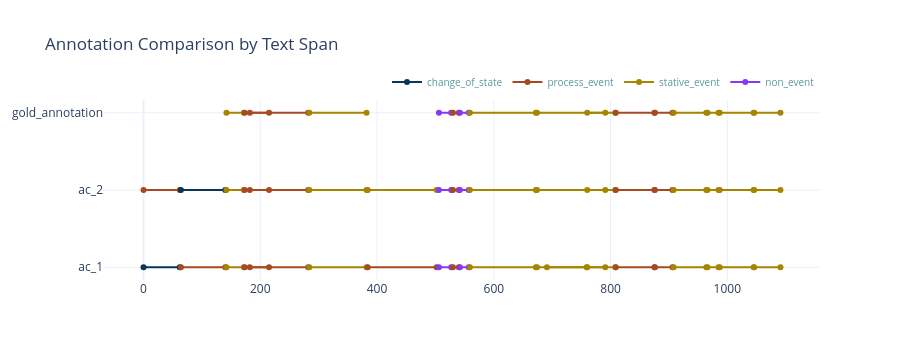

The cell this chart's notebook holds for it:
### Markdown cell above
### Basic example <a class="anchor" id="4.1"></a>

First, we will take a look at all annotation collections by comparing the annotation spans.

### Code cell
# compare the annotation collections by start point
my_project.compare_annotation_collections(
    annotation_collections=['ac_1', 'ac_2', 'gold_annotation']
)

### Figure 1 — Plotly figure (JSON) as saved in the notebook; plotly's stock layout.template omitted (floating-point values rounded to 4 significant figures)
{"data": [{"legendgroup": "change_of_state", "marker": {"color": "#093658"}, "mode": "lines+markers", "name": "change_of_state", "showlegend": true, "text": "<I><br>One morning, as Gregor Samsa was waking up from anxious<br>dreams<br></I>", "x": [0, 62], "y": ["ac_1", "ac_1"], "type": "scatter"}, {"legendgroup": "process_event", "marker": {"color": "#A64B21"}, "mode": "lines+markers", "name": "process_event", "showlegend": true, "text": "<I><br>he discovered that in bed he had been changed into<br>a monstrous verminous bug<br></I>", "x": [64, 140], "y": ["ac_1", "ac_1"], "type": "scatter"}, {"legendgroup": "stative_event", "marker": {"color": "#A68500"}, "mode": "lines+markers", "name": "stative_event", "showlegend": true, "text": "<I><br>He lay on his armour-hard back<br></I>", "x": [142, 172], "y": ["ac_1", "ac_1"], "type": "scatter"}, {"legendgroup": "process_event", "marker": {"color": "#A64B21"}, "mode": "lines+markers", "name": "process_event", "showlegend": false, "text": "<I><br>and saw his brown, arched abdomen divided up into rigid<br>bow-like sections<br></I>", "x": [173, 282], "y": ["ac_1", "ac_1"], "type": "scatter"}, {"legendgroup": "process_event", "marker": {"color": "#A64B21"}, "mode": "lines+markers", "name": "process_event", "showlegend": false, "text": "<I><br>as he lifted his head up a little<br></I>", "x": [182, 215], "y": ["ac_1", "ac_1"], "type": "scatter"}, {"legendgroup": "stative_event", "marker": {"color": "#A68500"}, "mode": "lines+markers", "name": "stative_event", "showlegend": false, "text": "<I><br>From this height the blanket, just about ready to slide<br>off completely, could hardly stay in place<br></I>", "x": [284, 382], "y": ["ac_1", "ac_1"], "type": "scatter"}, {"legendgroup": "process_event", "marker": {"color": "#A64B21"}, "mode": "lines+markers", "name": "process_event", "showlegend": false, "text": "<I><br>His numerous legs, pitifully thin in comparison to the rest<br>of his circumference, flickered helplessly before his eyes<br></I>", "x": [384, 502], "y": ["ac_1", "ac_1"], "type": "scatter"}, {"legendgroup": "non_event", "marker": {"color": "#843AF2"}, "mode": "lines+markers", "name": "non_event", "showlegend": true, "text": "<I><br>What's happened to me<br></I>", "x": [506, 527], "y": ["ac_1", "ac_1"], "type": "scatter"}, {"legendgroup": "process_event", "marker": {"color": "#A64B21"}, "mode": "lines+markers", "name": "process_event", "showlegend": false, "text": "<I><br>he thought<br></I>", "x": [530, 540], "y": ["ac_1", "ac_1"], "type": "scatter"}, {"legendgroup": "non_event", "marker": {"color": "#843AF2"}, "mode": "lines+markers", "name": "non_event", "showlegend": false, "text": "<I><br>It was no dream<br></I>", "x": [542, 557], "y": ["ac_1", "ac_1"], "type": "scatter"}, {"legendgroup": "stative_event", "marker": {"color": "#A68500"}, "mode": "lines+markers", "name": "stative_event", "showlegend": false, "text": "<I><br>His room, a proper room for a human being, only<br>somewhat too small, lay quietly between the four well-known walls<br></I>", "x": [559, 672], "y": ["ac_1", "ac_1"], "type": "scatter"}, {"legendgroup": "stative_event", "marker": {"color": "#A68500"}, "mode": "lines+markers", "name": "stative_event", "showlegend": false, "text": "<I><br>Above the table hung the picture<br></I>", "x": [674, 808], "y": ["ac_1", "ac_1"], "type": "scatter"}, {"legendgroup": "stative_event", "marker": {"color": "#A68500"}, "mode": "lines+markers", "name": "stative_event", "showlegend": false, "text": "<I><br>on which an unpacked collection of sample cloth goods was<br>spread out<br></I>", "x": [691, 759], "y": ["ac_1", "ac_1"], "type": "scatter"}, {"legendgroup": "stative_event", "marker": {"color": "#A68500"}, "mode": "lines+markers", "name": "stative_event", "showlegend": false, "text": "<I><br>Samsa was a travelling salesman<br></I>", "x": [760, 791], "y": ["ac_1", "ac_1"], "type": "scatter"}, {"legendgroup": "process_event", "marker": {"color": "#A64B21"}, "mode": "lines+markers", "name": "process_event", "showlegend": false, "text": "<I><br>which he had cut out of an illustrated magazine a<br>little while ago<br></I>", "x": [809, 875], "y": ["ac_1", "ac_1"], "type": "scatter"}, {"legendgroup": "process_event", "marker": {"color": "#A64B21"}, "mode": "lines+markers", "name": "process_event", "showlegend": false, "text": "<I><br>and set in a pretty gilt frame<br></I>", "x": [876, 906], "y": ["ac_1", "ac_1"], "type": "scatter"}, {"legendgroup": "stative_event", "marker": {"color": "#A68500"}, "mode": "lines+markers", "name": "stative_event", "showlegend": false, "text": "<I><br>It was a picture of a woman with a fur<br>hat and a fur boa<br></I>", "x": [908, 964], "y": ["ac_1", "ac_1"], "type": "scatter"}, {"legendgroup": "stative_event", "marker": {"color": "#A68500"}, "mode": "lines+markers", "name": "stative_event", "showlegend": false, "text": "<I><br>She sat erect there<br></I>", "x": [966, 985], "y": ["ac_1", "ac_1"], "type": "scatter"}, {"legendgroup": "stative_event", "marker": {"color": "#A68500"}, "mode": "lines+markers", "name": "stative_event", "showlegend": false, "text": "<I><br>lifting up in the direction of the viewer a solid<br>fur muff<br></I>", "x": [987, 1045], "y": ["ac_1", "ac_1"], "type": "scatter"}, {"legendgroup": "stative_event", "marker": {"color": "#A68500"}, "mode": "lines+markers", "name": "stative_event", "showlegend": false, "text": "<I><br>into which her entire forearm had disappeared<br></I>", "x": [1046, 1091], "y": ["ac_1", "ac_1"], "type": "scatter"}, {"legendgroup": "process_event", "marker": {"color": "#A64B21"}, "mode": "lines+markers", "name": "process_event", "showlegend": false, "text": "<I><br>One morning, as Gregor Samsa was waking up from anxious<br>dreams<br></I>", "x": [0, 62], "y": ["ac_2", "ac_2"], "type": "scatter"}, {"legendgroup": "change_of_state", "marker": {"color": "#093658"}, "mode": "lines+markers", "name": "change_of_state", "showlegend": false, "text": "<I><br>he discovered that in bed he had been changed into<br>a monstrous verminous bug<br></I>", "x": [64, 140], "y": ["ac_2", "ac_2"], "type": "scatter"}, {"legendgroup": "stative_event", "marker": {"color": "#A68500"}, "mode": "lines+markers", "name": "stative_event", "showlegend": false, "text": "<I><br>He lay on his armour-hard back<br></I>", "x": [142, 172], "y": ["ac_2", "ac_2"], "type": "scatter"}, {"legendgroup": "process_event", "marker": {"color": "#A64B21"}, "mode": "lines+markers", "name": "process_event", "showlegend": false, "text": "<I><br>and saw his brown, arched abdomen divided up into rigid<br>bow-like sections<br></I>", "x": [173, 282], "y": ["ac_2", "ac_2"], "type": "scatter"}, {"legendgroup": "process_event", "marker": {"color": "#A64B21"}, "mode": "lines+markers", "name": "process_event", "showlegend": false, "text": "<I><br>as he lifted his head up a little<br></I>", "x": [182, 215], "y": ["ac_2", "ac_2"], "type": "scatter"}, {"legendgroup": "stative_event", "marker": {"color": "#A68500"}, "mode": "lines+markers", "name": "stative_event", "showlegend": false, "text": "<I><br>From this height the blanket, just about ready to slide<br>off completely, could hardly stay in place<br></I>", "x": [284, 382], "y": ["ac_2", "ac_2"], "type": "scatter"}, {"legendgroup": "stative_event", "marker": {"color": "#A68500"}, "mode": "lines+markers", "name": "stative_event", "showlegend": false, "text": "<I><br>His numerous legs, pitifully thin in comparison to the rest<br>of his circumference, flickered helplessly before his eyes<br></I>", "x": [384, 502], "y": ["ac_2", "ac_2"], "type": "scatter"}, {"legendgroup": "non_event", "marker": {"color": "#843AF2"}, "mode": "lines+markers", "name": "non_event", "showlegend": false, "text": "<I><br>What's happened to me<br></I>", "x": [506, 527], "y": ["ac_2", "ac_2"], "type": "scatter"}, {"legendgroup": "process_event", "marker": {"color": "#A64B21"}, "mode": "lines+markers", "name": "process_event", "showlegend": false, "text": "<I><br>he thought<br></I>", "x": [530, 540], "y": ["ac_2", "ac_2"], "type": "scatter"}, {"legendgroup": "non_event", "marker": {"color": "#843AF2"}, "mode": "lines+markers", "name": "non_event", "showlegend": false, "text": "<I><br>It was no dream<br></I>", "x": [542, 557], "y": ["ac_2", "ac_2"], "type": "scatter"}, {"legendgroup": "stative_event", "marker": {"color": "#A68500"}, "mode": "lines+markers", "name": "stative_event", "showlegend": false, "text": "<I><br>His room, a proper room for a human being, only<br>somewhat too small, lay quietly between the four well-known walls<br></I>", "x": [559, 672], "y": ["ac_2", "ac_2"], "type": "scatter"}, {"legendgroup": "stative_event", "marker": {"color": "#A68500"}, "mode": "lines+markers", "name": "stative_event", "showlegend": false, "text": "<I><br>Above the table, on which an unpacked collection of sample<br>cloth goods was spread out hung the picture<br></I>", "x": [674, 808], "y": ["ac_2", "ac_2"], "type": "scatter"}, {"legendgroup": "stative_event", "marker": {"color": "#A68500"}, "mode": "lines+markers", "name": "stative_event", "showlegend": false, "text": "<I><br>Samsa was a travelling salesman<br></I>", "x": [760, 791], "y": ["ac_2", "ac_2"], "type": "scatter"}, {"legendgroup": "process_event", "marker": {"color": "#A64B21"}, "mode": "lines+markers", "name": "process_event", "showlegend": false, "text": "<I><br>which he had cut out of an illustrated magazine a<br>little while ago<br></I>", "x": [809, 875], "y": ["ac_2", "ac_2"], "type": "scatter"}, {"legendgroup": "process_event", "marker": {"color": "#A64B21"}, "mode": "lines+markers", "name": "process_event", "showlegend": false, "text": "<I><br>and set in a pretty gilt frame<br></I>", "x": [876, 906], "y": ["ac_2", "ac_2"], "type": "scatter"}, {"legendgroup": "stative_event", "marker": {"color": "#A68500"}, "mode": "lines+markers", "name": "stative_event", "showlegend": false, "text": "<I><br>It was a picture of a woman with a fur<br>hat and a fur boa<br></I>", "x": [908, 964], "y": ["ac_2", "ac_2"], "type": "scatter"}, {"legendgroup": "stative_event", "marker": {"color": "#A68500"}, "mode": "lines+markers", "name": "stative_event", "showlegend": false, "text": "<I><br>She sat erect there<br></I>", "x": [966, 985], "y": ["ac_2", "ac_2"], "type": "scatter"}, {"legendgroup": "stative_event", "marker": {"color": "#A68500"}, "mode": "lines+markers", "name": "stative_event", "showlegend": false, "text": "<I><br>lifting up in the direction of the viewer a solid<br>fur muff<br></I>", "x": [987, 1045], "y": ["ac_2", "ac_2"], "type": "scatter"}, {"legendgroup": "stative_event", "marker": {"color": "#A68500"}, "mode": "lines+markers", "name": "stative_event", "showlegend": false, "text": "<I><br>into which her entire forearm had disappeared<br></I>", "x": [1046, 1091], "y": ["ac_2", "ac_2"], "type": "scatter"}, {"legendgroup": "stative_event", "marker": {"color": "#A68500"}, "mode": "lines+markers", "name": "stative_event", "showlegend": false, "text": "<I><br>He lay on his armour-hard back<br></I>", "x": [142, 172], "y": ["gold_annotation", "gold_annotation"], "type": "scatter"}, {"legendgroup": "process_event", "marker": {"color": "#A64B21"}, "mode": "lines+markers", "name": "process_event", "showlegend": false, "text": "<I><br>and saw his brown, arched abdomen divided up into rigid<br>bow-like sections<br></I>", "x": [173, 282], "y": ["gold_annotation", "gold_annotation"], "type": "scatter"}, {"legendgroup": "process_event", "marker": {"color": "#A64B21"}, "mode": "lines+markers", "name": "process_event", "showlegend": false, "text": "<I><br>as he lifted his head up a little<br></I>", "x": [182, 215], "y": ["gold_annotation", "gold_annotation"], "type": "scatter"}, {"legendgroup": "stative_event", "marker": {"color": "#A68500"}, "mode": "lines+markers", "name": "stative_event", "showlegend": false, "text": "<I><br>From this height the blanket, just about ready to slide<br>off completely, could hardly stay in place<br></I>", "x": [284, 382], "y": ["gold_annotation", "gold_annotation"], "type": "scatter"}, {"legendgroup": "non_event", "marker": {"color": "#843AF2"}, "mode": "lines+markers", "name": "non_event", "showlegend": false, "text": "<I><br>What's happened to me<br></I>", "x": [506, 527], "y": ["gold_annotation", "gold_annotation"], "type": "scatter"}, {"legendgroup": "process_event", "marker": {"color": "#A64B21"}, "mode": "lines+markers", "name": "process_event", "showlegend": false, "text": "<I><br>he thought<br></I>", "x": [530, 540], "y": ["gold_annotation", "gold_annotation"], "type": "scatter"}, {"legendgroup": "non_event", "marker": {"color": "#843AF2"}, "mode": "lines+markers", "name": "non_event", "showlegend": false, "text": "<I><br>It was no dream<br></I>", "x": [542, 557], "y": ["gold_annotation", "gold_annotation"], "type": "scatter"}, {"legendgroup": "stative_event", "marker": {"color": "#A68500"}, "mode": "lines+markers", "name": "stative_event", "showlegend": false, "text": "<I><br>His room, a proper room for a human being, only<br>somewhat too small, lay quietly between the four well-known walls<br></I>", "x": [559, 672], "y": ["gold_annotation", "gold_annotation"], "type": "scatter"}, {"legendgroup": "stative_event", "marker": {"color": "#A68500"}, "mode": "lines+markers", "name": "stative_event", "showlegend": false, "text": "<I><br>Above the table hung the picture<br></I>", "x": [674, 808], "y": ["gold_annotation", "gold_annotation"], "type": "scatter"}, {"legendgroup": "stative_event", "marker": {"color": "#A68500"}, "mode": "lines+markers", "name": "stative_event", "showlegend": false, "text": "<I><br>Samsa was a travelling salesman<br></I>", "x": [760, 791], "y": ["gold_annotation", "gold_annotation"], "type": "scatter"}, {"legendgroup": "process_event", "marker": {"color": "#A64B21"}, "mode": "lines+markers", "name": "process_event", "showlegend": false, "text": "<I><br>which he had cut out of an illustrated magazine a<br>little while ago<br></I>", "x": [809, 875], "y": ["gold_annotation", "gold_annotation"], "type": "scatter"}, {"legendgroup": "process_event", "marker": {"color": "#A64B21"}, "mode": "lines+markers", "name": "process_event", "showlegend": false, "text": "<I><br>and set in a pretty gilt frame<br></I>", "x": [876, 906], "y": ["gold_annotation", "gold_annotation"], "type": "scatter"}, {"legendgroup": "stative_event", "marker": {"color": "#A68500"}, "mode": "lines+markers", "name": "stative_event", "showlegend": false, "text": "<I><br>It was a picture of a woman with a fur<br>hat and a fur boa<br></I>", "x": [908, 964], "y": ["gold_annotation", "gold_annotation"], "type": "scatter"}, {"legendgroup": "stative_event", "marker": {"color": "#A68500"}, "mode": "lines+markers", "name": "stative_event", "showlegend": false, "text": "<I><br>She sat erect there<br></I>", "x": [966, 985], "y": ["gold_annotation", "gold_annotation"], "type": "scatter"}, {"legendgroup": "stative_event", "marker": {"color": "#A68500"}, "mode": "lines+markers", "name": "stative_event", "showlegend": false, "text": "<I><br>lifting up in the direction of the viewer a solid<br>fur muff<br></I>", "x": [987, 1045], "y": ["gold_annotation", "gold_annotation"], "type": "scatter"}, {"legendgroup": "stative_event", "marker": {"color": "#A68500"}, "mode": "lines+markers", "name": "stative_event", "showlegend": false, "text": "<I><br>into which her entire forearm had disappeared<br></I>", "x": [1046, 1091], "y": ["gold_annotation", "gold_annotation"], "type": "scatter"}], "layout": {"title": {"text": "Annotation Comparison by Text Span"}, "height": 360, "legend": {"font": {"color": "#5A98A1", "size": 10}, "orientation": "h", "yanchor": "bottom", "y": 1.02, "xanchor": "right", "x": 1}}}
